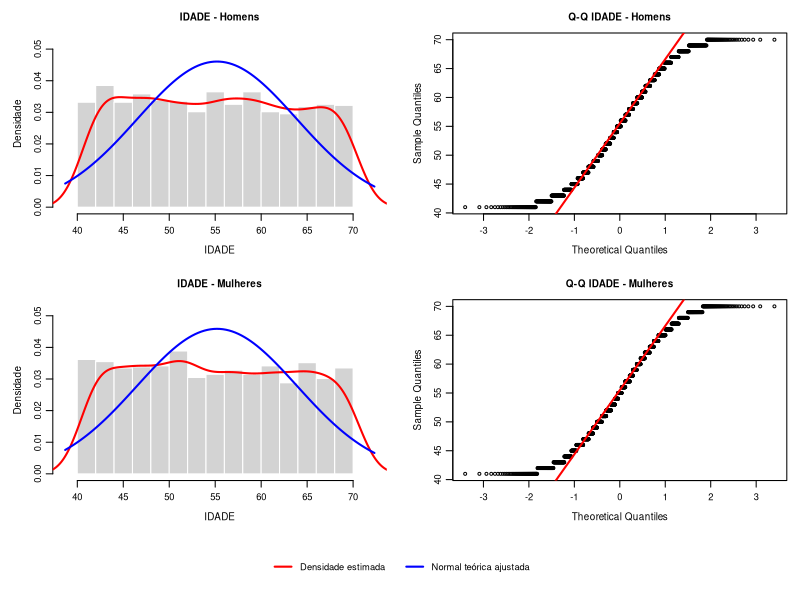
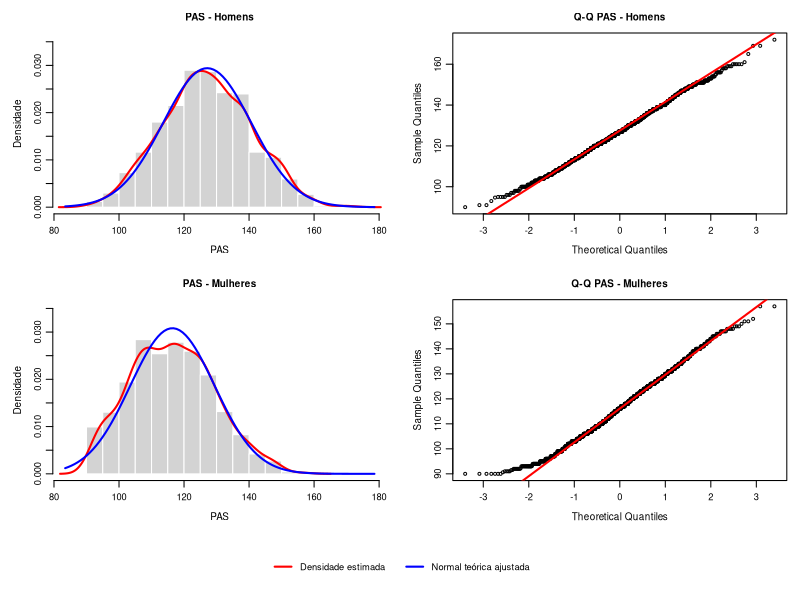
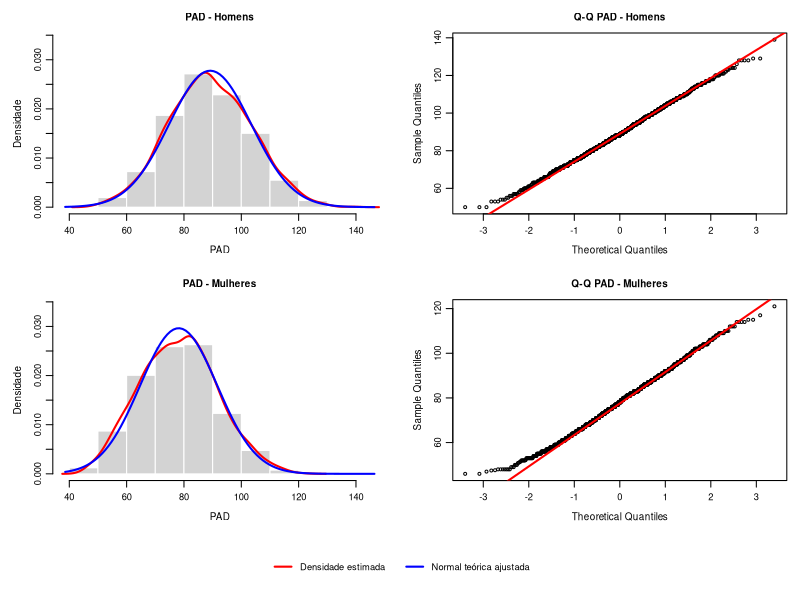
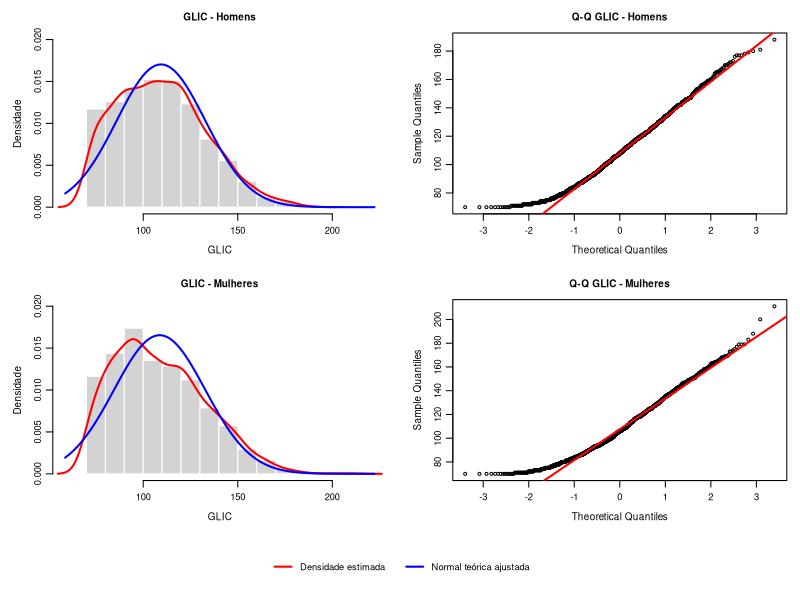
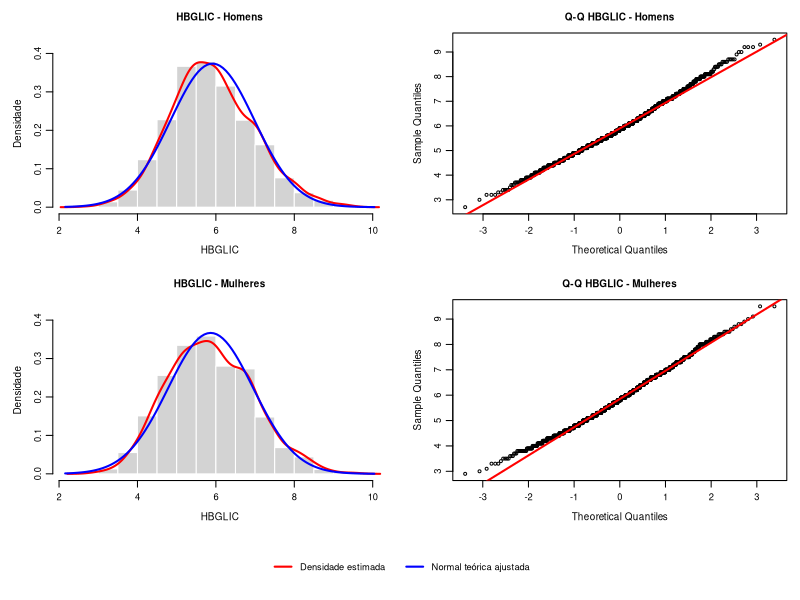
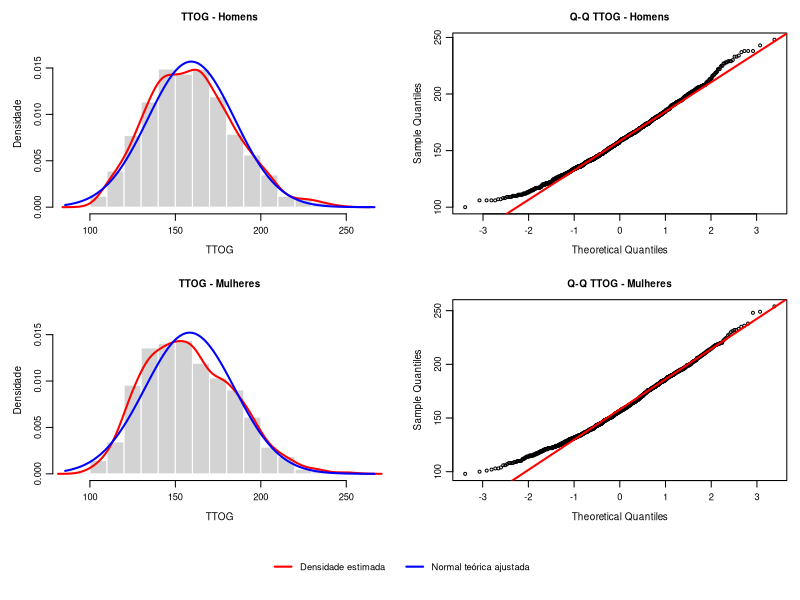
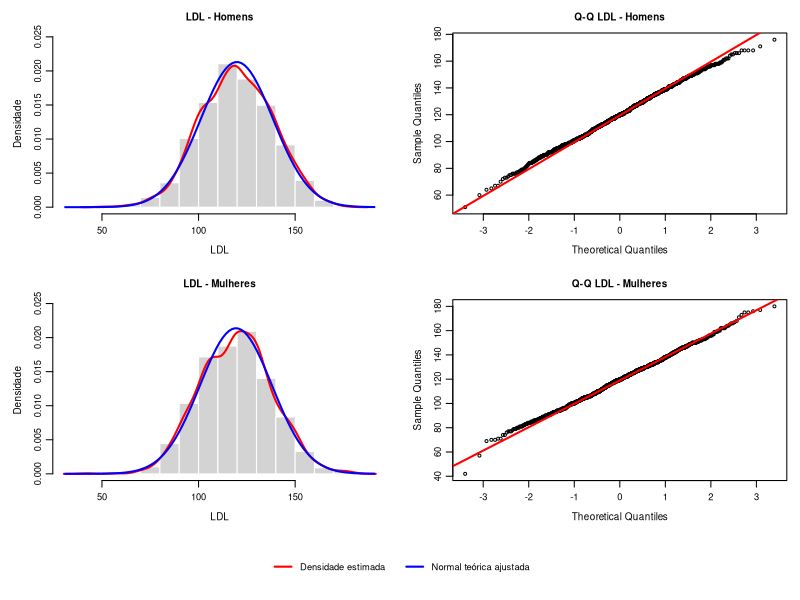
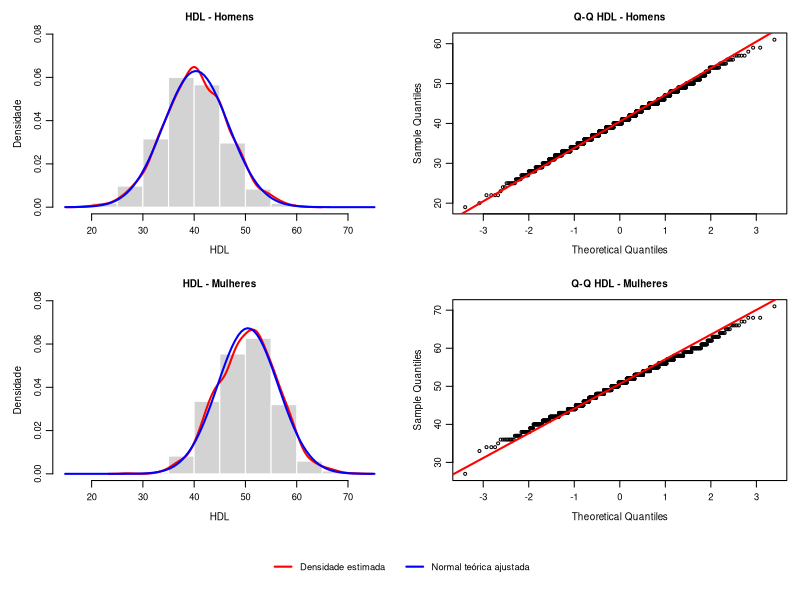

The R source for these figures, in order:
# Paulo Pimenta
# Bioestatística II — EP1 — 2026
#===============================================================================
### Leitura do banco no diretório do repositório
# Execute este script com o arquivo "Banco aulas 2026.xlsx" na mesma pasta.
#===============================================================================
### Criando diretórios para salvar os resultados
#===============================================================================
### Criando diretórios para armazenar os resultados obtidos
dir.create("resultados", showWarnings = FALSE)
dir.create("resultados/graficos", showWarnings = FALSE)
dir.create("resultados/tabelas", showWarnings = FALSE)
#===============================================================================

#===============================================================================
### Carregando bibliotecas necessárias
library(readxl)
#===============================================================================

#===============================================================================
# [1] Leitura do banco
dados <- as.data.frame(
  readxl::read_excel("Banco aulas 2026.xlsx", sheet = 1)
)

##==============================================================================
### Analise dos dados antes da tabela ter os dados de hipertensao e diabetes 
### criados
##==============================================================================
dim(dados)
summary(dados)
### Ajuste em algumas variaveis que serão usadas em exercícios futuros
#unique(dados$ESCOLARIDADE)
dados$ESCOLARIDADE <- factor(dados$ESCOLARIDADE, levels = c("Sem escola formal", "Primeiro Grau", "Segundo Grau",
                                                            "Graduado"), ordered = TRUE)
dados$SEXO <- factor(dados$SEXO)
#===============================================================================

#===============================================================================
# [2] Criando as variáveis diabetes e hipertensão usando ifelse 
### Quando uma variável atender o requisito com | "ou", logo será sim, caso 
### contrário sera não. Em casos em que ocorra NA e nenhum criterio seja aceito
### sera NA, pois o "Não" usa o condicional $ "e".
dados$HIPERTENSAO <- ifelse(
  dados$HASTRAT == "Sim" | dados$PAS >= 140 | dados$PAD >= 90,
  "Sim", "Não"
)
dados$DIABETES <- ifelse(
  dados$DIABTRAT == "Sim" | dados$GLIC >= 126 |
    dados$HBGLIC >= 6.5 | dados$TTOG >= 200,
  "Sim", "Não"
)

##==============================================================================
### Analise dos dados depois da tabela ter os dados de hipertensao e diabetes 
### criados
##==============================================================================
dim(dados)
summary(dados)
#===============================================================================

#===============================================================================
# [3] Criando tabela descritiva
homens <- subset(dados, SEXO == "M")
mulheres <- subset(dados, SEXO == "F")
var_numec <- c("IDADE", "PAS", "PAD", "GLIC", "HBGLIC", "TTOG",
               "LDL", "HDL", "PCR")

#===============================================================================
### Para variáveis numéricas é preciso fazer as verificações de normalidade e 
### como os dados são abaixo de 5000 usarei, inicialmente o tste de Shapiro-Wilk
#===============================================================================

normalidade <- data.frame()
for (v in var_numec) {
  p_homens <- shapiro.test(na.omit(homens[[v]]))$p.value
  p_mulheres <- shapiro.test(na.omit(mulheres[[v]]))$p.value
  normalidade <- rbind(normalidade,
                       data.frame(Variavel = v, p.value.Homens = p_homens, p.value.Mulheres = p_mulheres))
}
#===============================================================================
### p-valor menor que 0,05: rejeitamos H0, indicando evidência contra a normalidade.
### p-valor maior ou igual a 0,05: não rejeitamos H0, mas isso não comprova que a distribuição é normal.
#===============================================================================
# Exibindo a normalidade
print(normalidade)

#===============================================================================
### Variavel p.value.Homens p.value.Mulheres
### 1    IDADE   5.862784e-22     6.862515e-22
### 2      PAS   1.309503e-02     2.622557e-08
### 3      PAD   9.355229e-02     2.845908e-04
### 4     GLIC   1.406795e-14     2.067260e-17
### 5   HBGLIC   2.612906e-05     1.808162e-05
### 6     TTOG   1.120463e-08     4.490145e-10
### 7      LDL   2.012727e-01     1.428855e-01
### 8      HDL   1.377695e-02     3.129716e-03
### 9      PCR   8.182283e-44     8.146625e-44
#===============================================================================

#===============================================================================
### Histogramas e Q-Q plot
### as classes usam por padrão o método de Sturges)
#===============================================================================
for (v in var_numec) {
  
  # Dados sem valores ausentes
  xh <- na.omit(homens[[v]])
  xm <- na.omit(mulheres[[v]])
  
  # Verificar se existem dados suficientes
  if (length(xh) < 2 || length(xm) < 2 ||
      sd(xh) == 0 || sd(xm) == 0) {
    next
  }
  
  # Limites comuns para homens e mulheres
  limites <- range(c(xh, xm))
  folga <- 0.08 * diff(limites)
  limite_x <- limites + c(-folga, folga)
  
  # Classes comuns dos histogramas
  #classes <- pretty(limites, n = 12)
  classes <- pretty(limites,
                    n = nclass.Sturges(c(xh, xm))) #Usarei Sturges
  
  # Densidades estimadas
  dh <- density(xh)
  dm <- density(xm)
  
  # Altura máxima para os histogramas
  limite_y <- 1.15 * max(
    hist(xh, breaks = classes, plot = FALSE)$density,
    hist(xm, breaks = classes, plot = FALSE)$density,
    dh$y, dm$y,
    dnorm(mean(xh), mean(xh), sd(xh)),
    dnorm(mean(xm), mean(xm), sd(xm))
  )


  # Organização: 4 gráficos + 1 legenda
  layout(matrix(c(1, 2, 3, 4, 5, 5),
                nrow = 3, byrow = TRUE),
         heights = c(1, 1, 0.25))
  
  par(mar = c(4, 4, 2.5, 1),
      mgp = c(2.2, 0.7, 0),
      cex.axis = 0.85,
      cex.lab = 0.9,
      cex.main = 0.9)
  
  ### HISTOGRAMA - HOMENS
  hist(xh,
       breaks = classes,
       probability = TRUE,
       xlim = limite_x,
       ylim = c(0, limite_y),
       main = paste(v, "- Homens"),
       xlab = v,
       ylab = "Densidade",
       col = "lightgray",
       border = "white")
  
  lines(dh, col = "red", lwd = 2)
  
  curve(dnorm(x, mean = mean(xh), sd = sd(xh)),
        add = TRUE, col = "blue", lwd = 2)
  
  ### Q-Q PLOT - HOMENS
  qqnorm(xh,
         main = paste("Q-Q", v, "- Homens"),
         pch = 1,
         cex = 0.6)
  
  qqline(xh, col = "red", lwd = 2)
  
  ### HISTOGRAMA - MULHERES
  hist(xm,
       breaks = classes,
       probability = TRUE,
       xlim = limite_x,
       ylim = c(0, limite_y),
       main = paste(v, "- Mulheres"),
       xlab = v,
       ylab = "Densidade",
       col = "lightgray",
       border = "white")
  
  lines(dm, col = "red", lwd = 2)
  
  curve(dnorm(x, mean = mean(xm), sd = sd(xm)),
        add = TRUE, col = "blue", lwd = 2)
  
  ### Q-Q PLOT - MULHERES
  qqnorm(xm,
         main = paste("Q-Q", v, "- Mulheres"),
         pch = 1,
         cex = 0.6)
  
  qqline(xm, col = "red", lwd = 2)
  
  ### LEGENDA COMPARTILHADA
  par(mar = c(0, 0, 0, 0))
  
  plot.new()
  
  legend("center",
         legend = c("Densidade estimada",
                    "Normal teórica ajustada"),
         col = c("red", "blue"),
         lwd = 2,
         horiz = TRUE,
         bty = "n",
         cex = 0.85)

  }

# Restaurar layout padrão
layout(1)
par(mfrow = c(1, 1))

#===============================================================================
### Somente LDL tem p >= 0,05 nos dois sexos: 0,20127 e 0,14289.
### Nas demais variaveis, pelo menos um grupo tem p < 0,05.
### Shapiro e sensivel com n grande. Não rejeitar nao prova normalidade.
### Histogramas e Q-Q complementam Shapiro. Nenhum extremo sera excluido.
### Histogramas e Q-Q plot apresentaram características de quasi-normalidade em alguns grupos 
### Vou considerar PAS e PAD também como sendo normais devido as formas dos gráficos
### ...e dos gráficos Q-Q plot
#===============================================================================

#===============================================================================
### Teste parametrico
#===============================================================================
# Testes bilaterais; alfa = 0,05; participantes independentes.
# As escolhas abaixo sao especificas deste banco e dos diagnosticos acima.
# Teste t de Welch (nao exige variancias iguais).
### LDL
# p-value = 0,4942. Nao foi detectada diferenca entre as medias de LDL.
# Aceita-se H0
teste_ldl <- t.test(homens$LDL, mulheres$LDL, paired = FALSE)
print(teste_ldl)
### PAS
# p-value < 2.2e-16. Foi detecada diferença entre as medias de PAS.
# Rejeita-se H0
teste_pas <- t.test(homens$PAS, mulheres$PAS, paired = FALSE)
print(teste_pas)
### PAD
# p-value < 2.2e-16. Foi detecada diferença entre as medias de PAD.
# Rejeita-se H0
teste_pad <- t.test(homens$PAD, mulheres$PAD, paired = FALSE)
print(teste_pad)
#===============================================================================
### Teste não parametrico
#===============================================================================
### Demais numericas: Wilcox-Mann-Whitney, chamado wilcox.test() no R.
### exact = FALSE usa aproximacao com ajuste para empates.
### correct = TRUE aplica correcao de continuidade.
#===============================================================================
### Data frame com os p-values dos metodos não paramtricos
#===============================================================================
p_values_numericas <- data.frame(
  LDL = teste_ldl$p.value, 
  PAS = teste_pas$p.value, 
  PAD = teste_pad$p.value,
  IDADE = wilcox.test(IDADE ~ SEXO, dados, exact = FALSE, correct = TRUE)$p.value,
  GLIC = wilcox.test(GLIC ~ SEXO, dados, exact = FALSE, correct = TRUE)$p.value,
  HBGLIC = wilcox.test(HBGLIC ~ SEXO, dados, exact = FALSE, correct = TRUE)$p.value,
  TTOG = wilcox.test(TTOG ~ SEXO, dados, exact = FALSE, correct = TRUE)$p.value,
  HDL = wilcox.test(HDL ~ SEXO, dados, exact = FALSE, correct = TRUE)$p.value,
  PCR = wilcox.test(PCR ~ SEXO, dados, exact = FALSE, correct = TRUE)$p.value
)
print(p_values_numericas)
#===============================================================================
###   LDL         PAS          PAD     IDADE     GLIC    HBGLIC      TTOG           HDL       PCR
### 0.4942263 9.45904e-99 6.853623e-95 0.9984182 0.236411 0.2464579 0.2440649 5.586307e-276 0.8386926
#===============================================================================
### Nos métodos não-paramétricos:
### HDL: p < 0,001, ou seja, há diferença entre as distribuições de HDL entre homens e mulheres. 
### ...Demais numericas: p >= 0,05 não apresentando diferença.
### Mann-Whitney compara distribuicoes/postos/ranks e so pode ser interpretado 
###... como comparacao de medianas sob condicoes adicionais de formas semelhantes.
### Testes removem casos sem a variavel analisada ou sem SEXO, nao a pessoa
### de todas as outras analises. Nao usamos na.rm dentro de t.test/wilcox.test.
#===============================================================================

#===============================================================================
### Uma funcao pequena evita repetir a formatacao da mesma tabela nove vezes.
### Esta funcao apenas resume os dados: nao escolhe nem executa testes.
#===============================================================================
# Calcula os dois resumos para uma variável numérica
resumir <- function(x) {
  
  media <- mean(x, na.rm = TRUE)
  desvio <- sd(x, na.rm = TRUE)
  
  quartis <- quantile(
    x,
    probs = c(0.25, 0.50, 0.75),
    na.rm = TRUE,
    names = FALSE
  )
  
  c(
    media_dp = sprintf("%.2f (%.2f)", media, desvio),
    mediana_quartis = sprintf(
      "%.2f [%.2f; %.2f]",
      quartis[2], quartis[1], quartis[3]
    )
  )
}

### 3a Monta a tabela com quatro colunas
tabela <- data.frame()

for (v in var_numec) {
  
  resumo_homens <- resumir(homens[[v]])
  resumo_mulheres <- resumir(mulheres[[v]])
  
  p <- format.pval(
    p_values_numericas[[v]],
    digits = 4,
    eps = 0.001
  )
  
  tabela <- rbind(
    tabela,
    data.frame(
      Variavel = c(
        paste(v, "— média (DP)"),
        paste(v, "— mediana [P25; P75]"),
        paste(v, "— válidos / ausentes")
      ),
      
      Homens = c(
        unname(resumo_homens),
        paste(
          sum(!is.na(homens[[v]])),
          sum(is.na(homens[[v]])),
          sep = " / "
        )
      ),
      
      Mulheres = c(
        unname(resumo_mulheres),
        paste(
          sum(!is.na(mulheres[[v]])),
          sum(is.na(mulheres[[v]])),
          sep = " / "
        )
      ),
      
      p_valor = c(p, "", "")
    )
  )
}

# Mostra a tabela completa
print(tabela, row.names = FALSE)

# Opcional: abre a tabela em uma aba no RStudio
# View(tabela)

#===============================================================================
### Variaveis categóricas
### Será usado o teste chi-quadrado, pois é usado para estudar associação/independência 
### entre duas variáveis categóricas
### Categoricas: n e % dentro de cada sexo, considerando apenas valores validos. 
#===============================================================================
var_categ <- c("SEXO", "TABAGISMO", "ESCOLARIDADE", "HASTRAT",
                 "DIABTRAT", "HPDAC", "HIPERTENSAO", "DIABETES")
p_values_categoricas <- c()
testes_categoricas <- c()

for (v in var_categ) {
  contagens <- table(dados[[v]], factor(dados$SEXO, levels = c("M", "F")))
  porcentagens <- 100 * prop.table(contagens, margin = 2)
  p <- NA_real_
  nome_teste <- "Nao se aplica"
  if (v != "SEXO") {
    teste <- suppressWarnings(chisq.test(contagens, correct = FALSE))
    nome_teste <- "Qui-quadrado"
    if (any(teste$expected < 5)) {
      teste <- fisher.test(contagens)
      nome_teste <- "Fisher"
    }
    p <- teste$p.value
    p_values_categoricas[v] <- p
  }
  testes_categoricas[v] <- nome_teste
  for (j in 1:nrow(contagens)) {
    tabela <- rbind(tabela, data.frame(
      Variavel = paste(v, rownames(contagens)[j], "n (%)"),
      Homens = sprintf("%d (%.1f%%)", contagens[j, 1], porcentagens[j, 1]),
      Mulheres = sprintf("%d (%.1f%%)", contagens[j, 2], porcentagens[j, 2]),
      p_valor = if (j == 1) format.pval(p, digits = 4, eps = 0.001) else ""))
  }
  tabela <- rbind(tabela, data.frame(
    Variavel = paste(v, "ausentes, n"),
    Homens = as.character(sum(is.na(homens[[v]]))),
    Mulheres = as.character(sum(is.na(mulheres[[v]]))), p_valor = ""))
}


print(tabela, row.names = FALSE)


#===============================================================================
# [4] TABELA SUPLEMENTAR 
#===============================================================================
#===============================================================================
### Tabela suplementar medidas resumo e testes estatísticos foram escolhidos em 
### cada caso, e justifique brevemente.
#===============================================================================
# Todas as categoricas testadas tiveram contagens esperadas >= 5: Pearson.
# SEXO define os grupos e nao e testado contra si mesmo (p = NA).
# TABAGISMO, HPDAC e HIPERTENSAO: p < 0,001; demais categoricas: p > 0,05.
# Homens: PAS mediana 127, PAD 89, HDL 40. Mulheres: 116, 78 e 51.
# Hipertensao entre classificaveis: homens 55,3%; mulheres 32,2%.
# Associacao nao demonstra causalidade; p > 0,05 nao demonstra equivalencia.
#===============================================================================
suplementar <- data.frame(
  Variavel = c(var_numec, var_categ),
  Resumo = c(ifelse(var_numec == "LDL", "Media (DP)",
                    "Mediana [P25; P75]"), rep("n (% dos validos)", 8)),
  Teste = c(ifelse(var_numec == "LDL", "t de Welch", "Mann-Whitney"),
            testes_categoricas),
  Justificativa = c(
    ifelse(var_numec == "LDL", "Shapiro >= 0,05 nos dois grupos",
           "Shapiro < 0,05 em pelo menos um grupo"),
    "SEXO define os grupos; nao recebe teste",
    rep("Categorias; todas as contagens esperadas >= 5", 7)))
print(suplementar, row.names = FALSE)

#===============================================================================
# [5a] IC95% da média de PAD
#===============================================================================
media_pad <- mean(dados$PAD, na.rm = TRUE)
ic_pad <- t.test(dados$PAD, conf.level = 0.95)$conf.int
print(media_pad)
print(ic_pad)
# n = 2950; media = 83,66589 mmHg; IC95% = [83,12563; 84,20614].
# IC da media usa t com n-1 graus de liberdade. A amostra grande sustenta
# a aproximacao da distribuicao da media.

#===============================================================================
# [5b] IC95% da frequência de diabetes 
#===============================================================================
### Casos totais de exames, ou seja, "Sim" e "Não"
diabetesm <- dados$DIABETES
### Somente os casos com diabetes, ou seja, o "Sim"
casos_diabetesm <- subset(diabetesm, diabetesm == "Sim") 
### Número de casos e tamanho da amostra
soma_casos_diabetesm <- length(casos_diabetesm)
soma_total_diabetesm <- sum(!is.na(diabetesm))

### Calculando Intervalo de Confiança com 95%
ic_diabetesm <- prop.test(
  x = soma_casos_diabetesm,
  n = soma_total_diabetesm,
  conf.level = 0.95,
  correct = FALSE
)$conf.int

print(100 * c(Proporcao = soma_casos_diabetesm / soma_total_diabetesm,
              Inferior = ic_diabetesm[1], Superior = ic_diabetesm[2]))
# Proporção calculada entre os participantes com classificação conhecida.
# Os 297 NA nao entram no denominador. Inferencia refere-se aos classificaveis.
# Generalizar para toda a população-alvo depende da amostragem
# e do mecanismo que levou à ausência de classificação.
# 1224 / 2703 = 45,28302%; IC95% de Wilson = [43,41451%; 47,16492%].
# prop.test tambem calcula um teste de proporcao; aqui usamos SOMENTE o IC.
# correct = FALSE desativa a correção de continuidade.
# As contagens são discretas: podem ser 1223, 1224 ou 1225 pessoas, mas não 1224,5 pessoas. 
# O procedimento aproximado usado por prop.test() se apoia em uma distribuição contínua. 
# A correção de continuidade ajusta essa aproximação para levar em conta os saltos das contagens.

#===============================================================================
# [6a] IC99% das mulheres com no mínimo o primeiro grau
#===============================================================================
### Escolaridade das mulheres
escolaridade_mulheres <- mulheres$ESCOLARIDADE
### Mulheres com pelo menos o primeiro grau
### subset já remove os casos com NA
primeiro_grau <- subset(escolaridade_mulheres, escolaridade_mulheres != "Sem escola formal") 
### Número de casos e tamanho da amostra
soma_primeiro_grau <- length(primeiro_grau)
soma_total_muleheres <- sum(!is.na(escolaridade_mulheres))
### Calculando Intervalo de Confiança com 99%
ic_primeiro_grau_mulheres <- prop.test(
  x = soma_primeiro_grau,
  n = soma_total_muleheres,
  conf.level = 0.99,
  correct = FALSE
)$conf.int

print(100 * c(Proporcao = soma_primeiro_grau / soma_total_muleheres,
              Inferior = ic_primeiro_grau_mulheres[1], Superior = ic_primeiro_grau_mulheres[2]))
# 1102 / 1493 = 73,81112%; IC99% = [70,77943%; 76,63211%].
# Primeiro Grau, Segundo Grau e Graduado contam como ao menos primeiro grau.
# Interpretamos essas categorias como etapas completas, conforme a pergunta.

#===============================================================================
# [6b] IC99% da idade que nunca fumou
#===============================================================================
### subset exclui os valores NAs
nunca_fumaram <- subset(dados, TABAGISMO == "Nunca")
media_idade <- mean(nunca_fumaram$IDADE)
ic_idade <- t.test(nunca_fumaram$IDADE, conf.level = 0.99)$conf.int
print(media_idade)
print(ic_idade)
print(c(Media = media_idade,
              Inferior = ic_idade[1], Superior = ic_idade[2]))
# n = 2056; media = 55,29134 anos; IC99% = [54,79818; 55,78451].

#===============================================================================
# [7] Estatísticas Descritivas
#===============================================================================
### Uma funcao curta aplica exatamente as mesmas contas as tres amostras.
estatisticas <- function(x) {
  c(N = sum(!is.na(x)), Ausentes = sum(is.na(x)),
    Media = mean(x, na.rm = TRUE), Mediana = median(x, na.rm = TRUE),
    quantile(x, c(0.10, 0.25, 0.50, 0.75, 0.90), na.rm = TRUE, type = 7),
    Maximo = max(x, na.rm = TRUE), Minimo = min(x, na.rm = TRUE),
    DP = sd(x, na.rm = TRUE), Variancia = var(x, na.rm = TRUE))
}
hipertensos <- subset(dados, HIPERTENSAO == "Sim")
item7 <- data.frame(
  HBGLIC = estatisticas(dados$HBGLIC),
  HDL_mulheres = estatisticas(mulheres$HDL),
  TTOG_hipertensos = estatisticas(hipertensos$TTOG))
print(round(item7, 4))
# DP e variancia amostrais usam n-1. Quantis usam type = 7, padrao do R.
